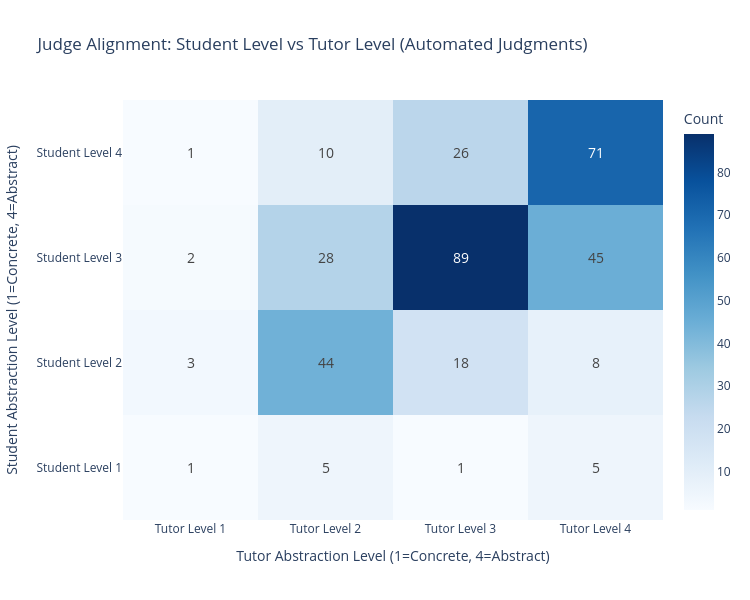

Here is the notebook cell this chart was saved with:
### Code cell
# Create cross-tabulation (confusion matrix) of student_level vs tutor_level from automated judgments
print(f"Creating confusion matrix from {len(df_memory)} automated transitions\n")

# Create cross-tabulation
confusion_matrix = pd.crosstab(df_memory['student_level'], df_memory['tutor_level'])
print("Student Level vs Tutor Level Cross-Tabulation (Automated Judgments):")
print(confusion_matrix)
print(f"\nShape: {confusion_matrix.shape}")

# Create heatmap
fig = go.Figure(data=go.Heatmap(
    z=confusion_matrix.values,
    x=[f"Tutor Level {i}" for i in confusion_matrix.columns],
    y=[f"Student Level {i}" for i in confusion_matrix.index],
    text=confusion_matrix.values,
    texttemplate='%{text}',
    textfont={"size": 14},
    colorscale='Blues',
    colorbar=dict(title="Count"),
    hovertemplate='<b>%{y}</b><br><b>%{x}</b><br>Count: %{z}<extra></extra>'
))

fig.update_layout(
    title="Judge Alignment: Student Level vs Tutor Level (Automated Judgments)",
    xaxis_title="Tutor Abstraction Level (1=Concrete, 4=Abstract)",
    yaxis_title="Student Abstraction Level (1=Concrete, 4=Abstract)",
    height=600,
    width=750,
    font=dict(size=12),
)

fig.show()

# Print statistics
print("\n" + "="*60)
print("JUDGE ALIGNMENT ANALYSIS")
print("="*60)
print(f"\nMatching levels (where student_level == tutor_level):")
matching = sum(df_memory['student_level'] == df_memory['tutor_level'])
pct = (matching / len(df_memory)) * 100
print(f"  Count: {matching} ({pct:.1f}%)")

print(f"\nStudent ahead of tutor (student_level > tutor_level):")
ahead = sum(df_memory['student_level'] > df_memory['tutor_level'])
pct = (ahead / len(df_memory)) * 100
print(f"  Count: {ahead} ({pct:.1f}%)")

print(f"\nTutor ahead of student (tutor_level > student_level):")
tutor_ahead = sum(df_memory['tutor_level'] > df_memory['student_level'])
pct = (tutor_ahead / len(df_memory)) * 100
print(f"  Count: {tutor_ahead} ({pct:.1f}%)")

print(f"\nLevel difference (abs):")
level_diff = abs(df_memory['student_level'] - df_memory['tutor_level'])
print(f"  Mean: {level_diff.mean():.2f}")
print(f"  Median: {level_diff.median():.2f}")
print(f"  Max: {level_diff.max():.0f}")

### Figure 1 — Plotly figure (JSON) as saved in the notebook; plotly's stock layout.template omitted (floating-point values rounded to 4 significant figures)
{"data": [{"colorbar": {"title": {"text": "Count"}}, "colorscale": [[0, "rgb(247,251,255)"], [0.125, "rgb(222,235,247)"], [0.25, "rgb(198,219,239)"], [0.375, "rgb(158,202,225)"], [0.5, "rgb(107,174,214)"], [0.625, "rgb(66,146,198)"], [0.75, "rgb(33,113,181)"], [0.875, "rgb(8,81,156)"], [1, "rgb(8,48,107)"]], "hovertemplate": "<b>%{y}</b><br><b>%{x}</b><br>Count: %{z}<extra></extra>", "text": [[1, 5, 1, 5], [3, 44, 18, 8], [2, 28, 89, 45], [1, 10, 26, 71]], "textfont": {"size": 14}, "texttemplate": "%{text}", "type": "heatmap", "x": ["Tutor Level 1", "Tutor Level 2", "Tutor Level 3", "Tutor Level 4"], "y": ["Student Level 1", "Student Level 2", "Student Level 3", "Student Level 4"], "z": [[1, 5, 1, 5], [3, 44, 18, 8], [2, 28, 89, 45], [1, 10, 26, 71]]}], "layout": {"font": {"size": 12}, "height": 600, "title": {"text": "Judge Alignment: Student Level vs Tutor Level (Automated Judgments)"}, "width": 750, "xaxis": {"title": {"text": "Tutor Abstraction Level (1=Concrete, 4=Abstract)"}}, "yaxis": {"title": {"text": "Student Abstraction Level (1=Concrete, 4=Abstract)"}}}}
